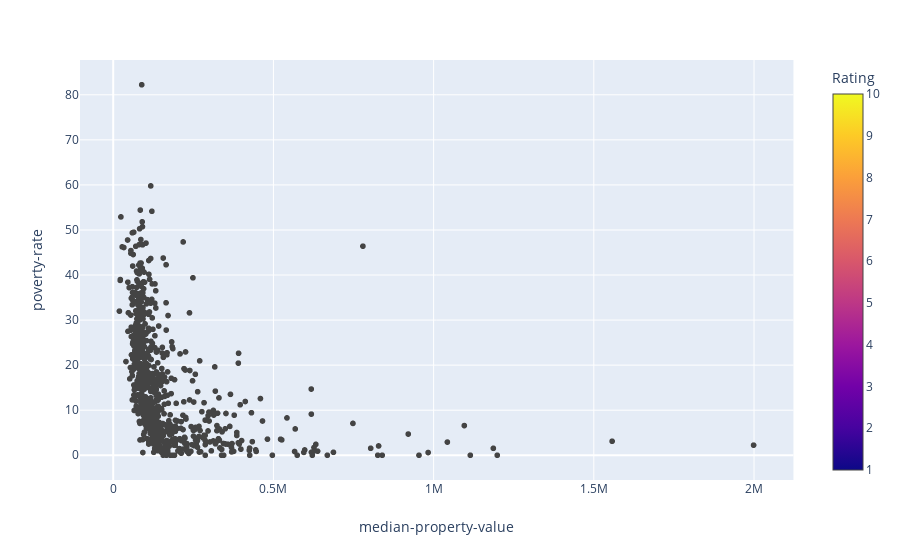

Write notebook code for a chart like this one.
### Code cell
ax4 = px.scatter(full_dataset, x= "median-property-value", y = "poverty-rate", color = "Rating")
ax4.show()

### Figure 1 — Plotly figure (JSON) as saved in the notebook; plotly's stock layout.template omitted (floating-point values rounded to 4 significant figures; data arrays with more than 128 entries replaced by an {"elided": "..."} marker saying what was removed)
{"data": [{"hoverlabel": {"namelength": 0}, "hovertemplate": "median-property-value=%{x}<br>poverty-rate=%{y}<br>Rating=%{marker.color}", "legendgroup": "", "marker": {"color": {"elided": "3505 int values"}, "coloraxis": "coloraxis", "symbol": "circle"}, "mode": "markers", "name": "", "showlegend": false, "type": "scattergl", "x": {"elided": "3505 int values"}, "xaxis": "x", "y": {"elided": "3505 float values"}, "yaxis": "y"}], "layout": {"autosize": true, "coloraxis": {"colorbar": {"title": {"text": "Rating"}}, "colorscale": [[0, "#0d0887"], [0.1111, "#46039f"], [0.2222, "#7201a8"], [0.3333, "#9c179e"], [0.4444, "#bd3786"], [0.5556, "#d8576b"], [0.6667, "#ed7953"], [0.7778, "#fb9f3a"], [0.8889, "#fdca26"], [1, "#f0f921"]]}, "legend": {"tracegroupgap": 0}, "margin": {"t": 60}, "xaxis": {"anchor": "y", "autorange": true, "domain": [0, 0.98], "range": [-98650.0, 2118000.0], "title": {"text": "median-property-value"}, "type": "linear"}, "yaxis": {"anchor": "x", "autorange": true, "domain": [0, 1], "range": [-5.83, 88.06], "title": {"text": "poverty-rate"}, "type": "linear"}}}
